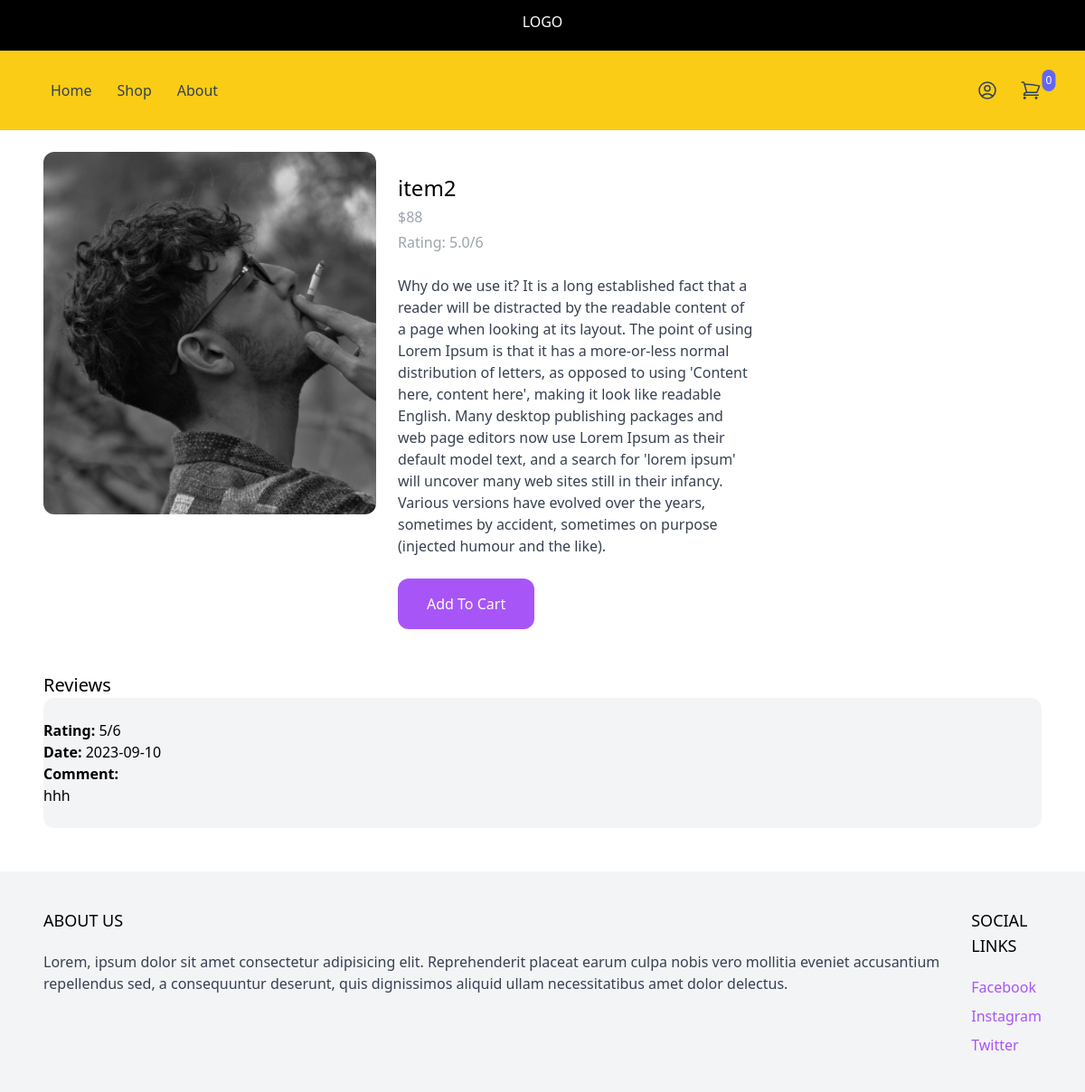
/Shop/item2/, run on the app's committed database.
### product/models.py (models this page shows, shortened)
class Product(models.Model):
    category = models.ForeignKey(Category, related_name='products', on_delete=models.CASCADE)
    name= models.CharField(max_length=255)
    slug= models.SlugField()
    description= models.TextField(blank=True, null=True)
    price = models.IntegerField()
    created_at = models.DateTimeField(auto_now_add=True)
    image = models.ImageField(upload_to='uploads/', blank=True, null=True)
    thumbnail = models.ImageField(upload_to='uploads/', blank=True, null=True)
    class Meta:
        ordering = ('created_at',)
    def get_rating(self):
        reviews_total = 0
        for review in self.reviews.all():
            reviews_total += review.rating
        if reviews_total > 0:
            return reviews_total / self.reviews.count()
        return 0

class Review(models.Model):
    product = models.ForeignKey(Product, related_name='reviews', on_delete=models.CASCADE)
    rating = models.IntegerField(default=3)
    content = models.TextField()
    created_by = models.ForeignKey(User, related_name='reviews', on_delete=models.CASCADE)
    created_at = models.DateTimeField(auto_now_add=True)

### product/views.py (the view, shortened to what this page needs)
# urls.py: path('Shop/<slug:slug>/',product, name='Product'),
def product(request, slug):
    product =  get_object_or_404(Product, slug=slug)
    return render(request, 'product/product.html', {'product': product})

### cart/cart.py (called while the page is built)
    def __len__(self):
        return sum(item['quantity'] for item in self.cart.values())

### cart/context_processors.py (called while the page is built)
def cart(request):
    return {'cart': Cart(request)}

### product/templates/product/product.html (shortened to what this page needs)
{% extends 'core/base.html' %}
{% block content %}
<div class="max-w-6xl mx-auto flex flex-wrap py-6 px-6 xl:px-0">
    <div class="images w-full  mb-6 lg:mb-0 md:w-1/3 ">
        <img src="{% if product.image %}{{product.image.url}}{% else %}https://via.placeholder.com/240x240x.jpg {% endif %}" class="rounded-xl">
    </div>
    <div class="information w-full md:w-2/5 md:p-6">
        <h1 class="text-2xl">{{ product.name }}</h1>
        <p class="mt-1 text-gray-400">${{ product.price }}</p>
        {% if product.get_rating > 0 %}
            <p class="mt-1 text-gray-400">Rating: {{ product.get_rating }}/6</p>
        {% endif %}
        {% if product.description %}
            <p class="mt-6 text-gray-700">{{ product.description }}</p>
        {% endif %}
        <a
            href="#"
            class="mt-6 inline-block px-8 py-4 rounded-xl bg-purple-500 text-white hover:bg-purple-700"
            hx-get="{% url 'Add_to_Cart' product.id %}"
            hx-target="#menu-cart-button"
            hx-swap = "outerHTML"
        >Add To Cart</a>
    </div>
    <div class="w-full mt-6 ">
        <h2 class="text-xl">Reviews</h2>
        {% for review in product.reviews.all %}
        <div class="px- py-6 bg-gray-100 rounded-xl mb-6">
            <strong>Rating: </strong> {{ review.rating}}/6 <br>
            <strong>Date: </strong> {{ review.created_at | date:"Y-m-d"}} <br>
            <strong>Comment:</strong> <br>
            {{ review.content }}
        </div>
        {% endfor %}
    </div>
</div>
{% endblock %}

### data on the page
Product: image (picture), name "item2", price "88", get_rating "5.0", description "Why do we use it? It is a long established fact that a reader will be distracted by the readable content of a page when looking at its layout. The point of using Lorem Ipsum is that it has a more-or-less normal distribution of letters, as opposed to using 'Content here, content here', making it look like readable English. Many desktop publishing packages and web page editors now use Lorem Ipsum as their default model text, and a search for 'lorem ipsum' will uncover many web sites still in their infancy. Various versions have evolved over the years, sometimes by accident, sometimes on purpose (injected humour and the like)."
Review: rating "5", created_at "2023-09-10", content "hhh"

### other printed values
{{ cart|length }} "0"
